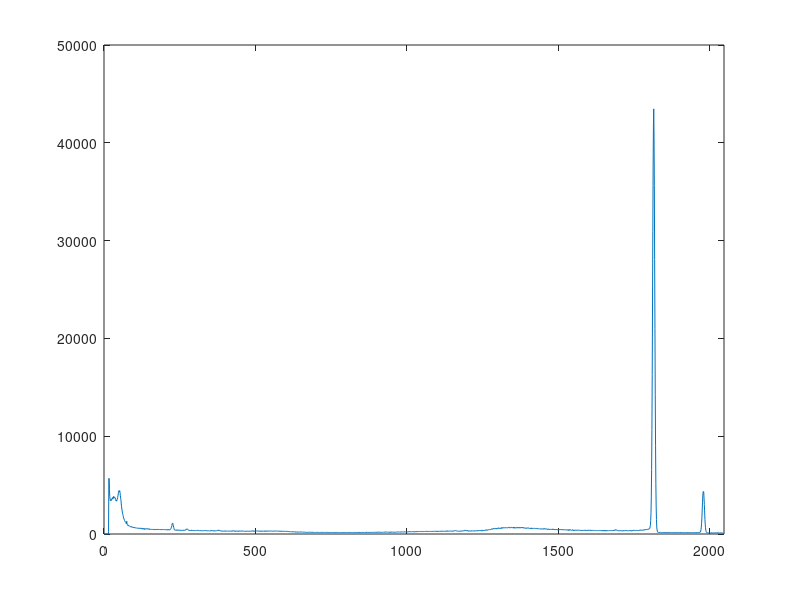
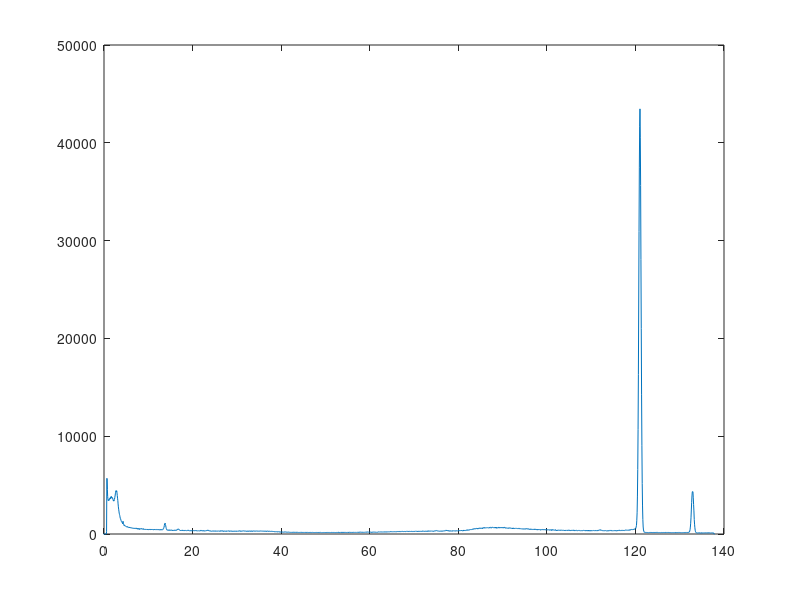
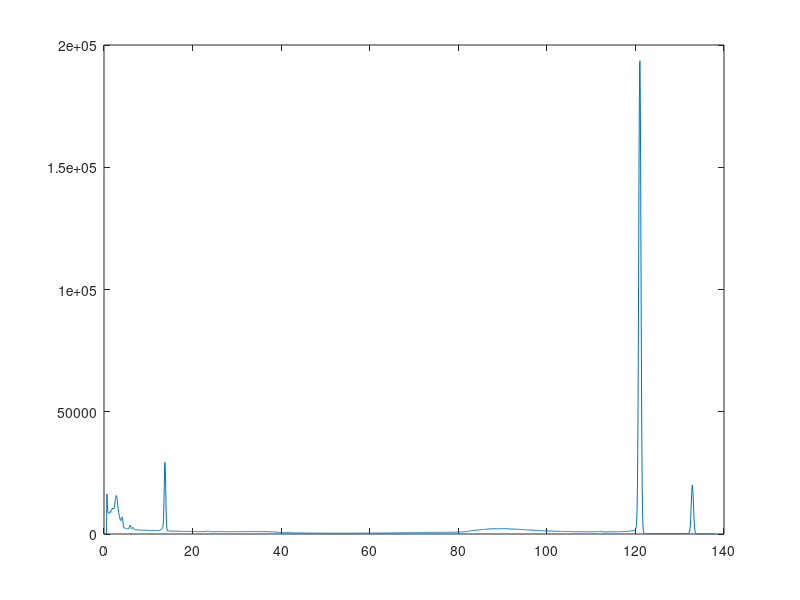
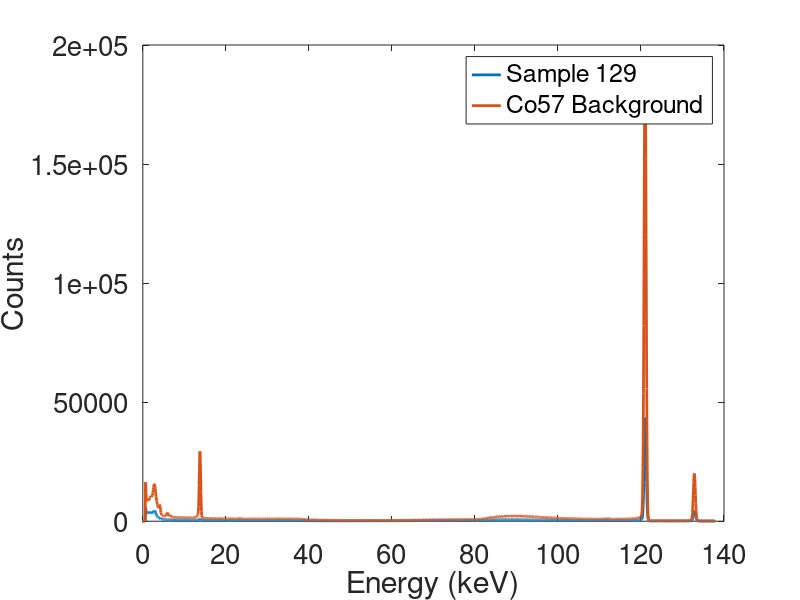

Write MATLAB code to recreate these figures, in order.
% analysis for X-ray lab in PHYS 4007

%import sample data
%data is in following format: Channel, Energy, Count
csvDataSample = csvread('129_CO.CSV'); %change this for different samples

%plot data (Channel vs Count)
figure(1);
plot(csvDataSample(:,1), csvDataSample(:,3));
xlim([0,2047]);

%plot data (Energy vs Count)
figure(2);
plot(csvDataSample(:,2), csvDataSample(:,3));
xlim([0,140]);

%import source background data
csvDataSourceBkg = csvread('BK2_CO.CSV');

%plot the background with source (Energy vs Count)
figure(3);
plot(csvDataSourceBkg(:,2), csvDataSourceBkg(:,3))
xlim([0,140]);

%plot Source&Background with Source&Sample
figure(4);
plot(csvDataSample(:,2),csvDataSample(:,3), 'LineWidth', 2);
hold on;
plot(csvDataSourceBkg(:,2),csvDataSourceBkg(:,3), 'LineWidth', 2);
xlim([0,140]);
xlabel('Energy (keV)');
ylabel('Counts');
legend('Sample 129', 'Co57 Background');
set(gca,'FontSize',20)



hold off;
%plot Source&Background with Source&Sample (ZOOM)
figure(5);
plot(csvDataSample(:,2),csvDataSample(:,3), 'LineWidth', 2);
hold on;
plot(csvDataSourceBkg(:,2),csvDataSourceBkg(:,3), 'LineWidth', 2);
xlim([0,140]);
ylim([0,0.1e5]);
xlabel('Energy (keV)');
ylabel('Counts');
legend('Sample 129', 'Co57 Background');
set(gca,'FontSize',20)